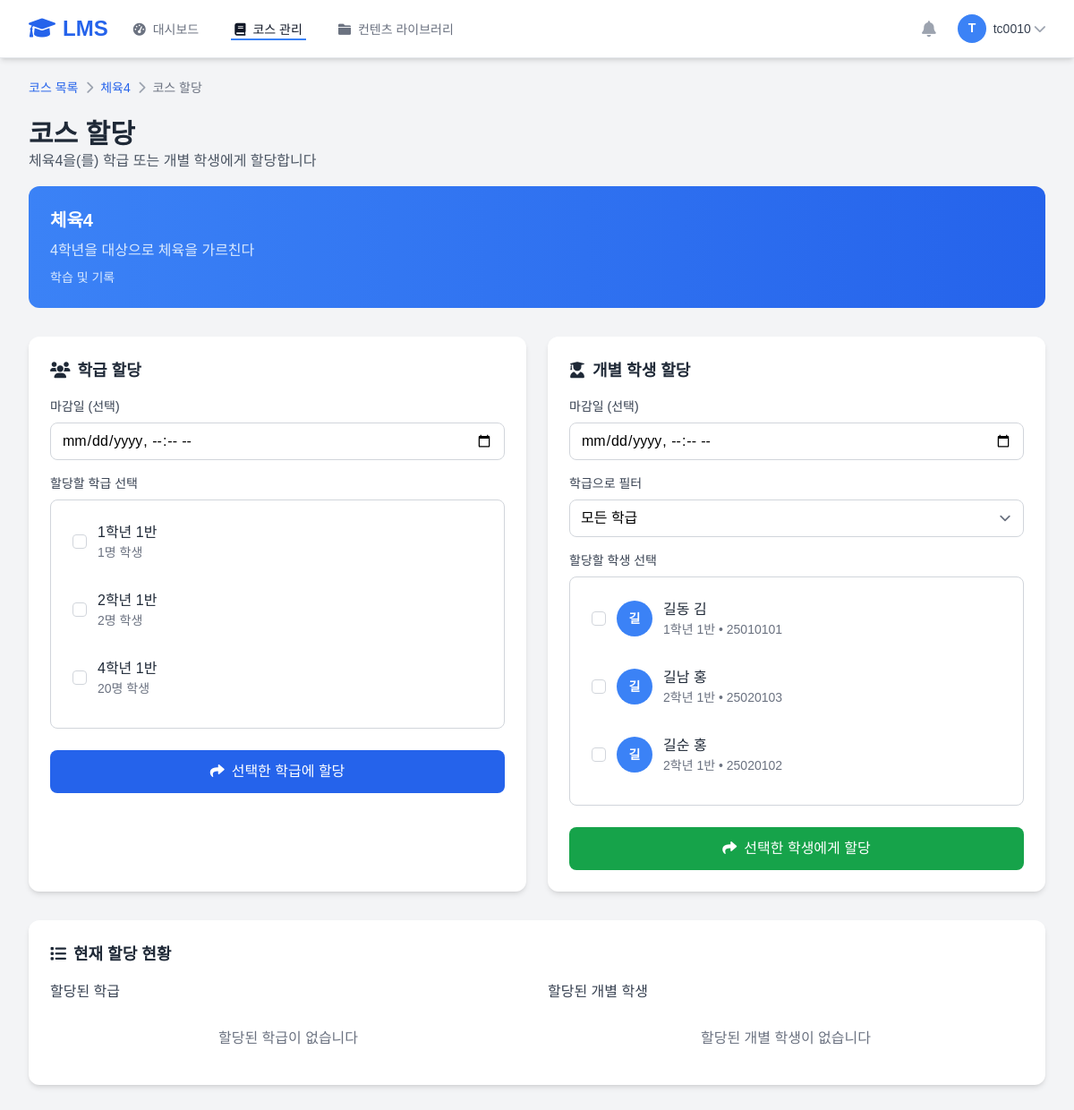
Page /teacher/courses/2/assign/ (signed in) on the committed database.
### teacher/models.py (models this page shows, shortened)
class Course(models.Model):
    subject_name = models.CharField('과목명', max_length=100)
    target = models.CharField('대상', max_length=100)
    description = models.TextField('설명', blank=True)
    teacher = models.ForeignKey(Teacher, on_delete=models.CASCADE, verbose_name='담당교사')
    is_active = models.BooleanField('활성화', default=True)
    created_at = models.DateTimeField('생성일', auto_now_add=True)
    updated_at = models.DateTimeField('수정일', auto_now=True)
    class Meta:
        verbose_name = '코스'
        verbose_name_plural = '코스'
        ordering = ['-created_at']

### accounts/models.py (models this page shows, shortened)
class Class(models.Model):
    school = models.ForeignKey(School, on_delete=models.CASCADE)
    teachers = models.ManyToManyField(
        Teacher,
        through='ClassTeacher',  # 아래 정의된 중간 모델을 사용
        related_name='classes',
        verbose_name="담당 교사들"
    )
    grade = models.IntegerField(verbose_name="학년")
    class_number = models.IntegerField(verbose_name="반")
    name = models.CharField(max_length=50, verbose_name="학급명")
    created_at = models.DateTimeField(auto_now_add=True)
    class Meta:
        verbose_name = "학급"
        verbose_name_plural = "학급들"
        unique_together = ['school', 'grade', 'class_number']

class Student(models.Model):
    user = models.OneToOneField(User, on_delete=models.CASCADE)
    school_class = models.ForeignKey(Class, on_delete=models.CASCADE, verbose_name="학급")
    student_id = models.CharField(max_length=20, verbose_name="학번")
    birth_date = models.DateField(verbose_name="생년월일")
    created_at = models.DateTimeField(auto_now_add=True)
    class Meta:
        verbose_name = "학생"
        verbose_name_plural = "학생들"
        unique_together = ['school_class', 'student_id']

### teacher/courses.py (the view, shortened to what this page needs)
# urls.py: path('courses/<int:course_id>/assign/', courses.course_assign_view, name='course_assign'),
@login_required
@teacher_required
def course_assign_view(request, course_id):
    teacher = request.user.teacher
    course = get_object_or_404(Course, id=course_id, teacher=teacher)
    classes = Class.objects.filter(teachers=teacher).order_by('name')
    students = Student.objects.filter(
        school_class__teachers=teacher
    ).select_related('user', 'school_class').order_by('school_class__name', 'user__first_name')
    assigned_classes = list(CourseAssignment.objects.filter(course=course, assigned_class__isnull=False).values_list('assigned_class_id', flat=True))
    assigned_students = list(CourseAssignment.objects.filter(course=course, assigned_student__isnull=False).values_list('assigned_student_id', flat=True))
    context = {
        'course': course,
        'classes': classes,
        'students': students,
        'assigned_classes': assigned_classes,
        'assigned_students': assigned_students,
    }
    return render(request, 'teacher/courses/assign.html', context)

### templates/teacher/courses/assign.html (shortened to what this page needs)
{% extends 'teacher/base.html' %}
{% block content %}
<div class="max-w-6xl mx-auto">
    <nav class="flex mb-6" aria-label="Breadcrumb">
        <ol class="flex items-center space-x-2 text-sm">
            <li><a href="{% url 'teacher:course_list' %}" class="text-blue-600 hover:text-blue-800">코스 목록</a></li>
            <li><i class="fas fa-chevron-right text-gray-400"></i></li>
            <li><a href="{% url 'teacher:course_detail' course.id %}" class="text-blue-600 hover:text-blue-800">{{ course.subject_name }}</a></li>
            <li><i class="fas fa-chevron-right text-gray-400"></i></li>
            <li class="text-gray-500">코스 할당</li>
        </ol>
    </nav>
    <div class="mb-8">
        <div class="flex items-center justify-between mb-4">
            <div>
                <h1 class="text-3xl font-bold text-gray-800">코스 할당</h1>
                <p class="text-gray-600">{{ course.subject_name }}을(를) 학급 또는 개별 학생에게 할당합니다</p>
            </div>
        </div>
        <div class="bg-gradient-to-r from-blue-500 to-blue-600 rounded-xl p-6 text-white">
            <h2 class="text-xl font-bold mb-2">{{ course.subject_name }}</h2>
            <p class="text-blue-100">{{ course.target }}</p>
            {% if course.description %}
            <p class="text-blue-100 text-sm mt-2">{{ course.description }}</p>
            {% endif %}
        </div>
    </div>
    <div class="grid grid-cols-1 lg:grid-cols-2 gap-6">
        <div class="bg-white rounded-xl shadow-md p-6">
            <h3 class="text-lg font-semibold text-gray-800 mb-4">
                <i class="fas fa-users mr-2"></i>학급 할당
            </h3>
            <form method="post" id="classAssignForm">
                <div class="mb-4">
                    <label for="due_date_class" class="block text-sm font-medium text-gray-700 mb-2">마감일 (선택)</label>
                    <input type="datetime-local" name="due_date" id="due_date_class"
                           class="w-full px-3 py-2 border border-gray-300 rounded-lg focus:outline-none focus:ring-2 focus:ring-blue-500">
                </div>
                <div class="mb-6">
                    <label class="block text-sm font-medium text-gray-700 mb-2">할당할 학급 선택</label>
                    <div class="space-y-2 max-h-64 overflow-y-auto border border-gray-300 rounded-lg p-3">
                        {% for class in classes %}
                        <label class="flex items-center p-3 rounded-lg hover:bg-gray-50 cursor-pointer">
                            <input type="checkbox" name="class_ids" value="{{ class.id }}"
                                   class="h-4 w-4 text-blue-600 focus:ring-blue-500 border-gray-300 rounded mr-3">
                            <div class="flex-1">
                                <p class="font-medium text-gray-800">{{ class.name }}</p>
                                <p class="text-sm text-gray-500">{{ class.student_set.count }}명 학생</p>
                            </div>
                        </label>
                        {% empty %}
                        <p class="text-gray-500 text-center py-4">할당 가능한 학급이 없습니다</p>
                        {% endfor %}
                    </div>
                </div>
                <button type="submit"
                        class="w-full bg-blue-600 text-white py-3 px-4 rounded-lg hover:bg-blue-700 transition duration-200 font-medium">
                    <i class="fas fa-share mr-2"></i>선택한 학급에 할당
                </button>
            </form>
        </div>
        <div class="bg-white rounded-xl shadow-md p-6">
            <h3 class="text-lg font-semibold text-gray-800 mb-4">
                <i class="fas fa-user-graduate mr-2"></i>개별 학생 할당
            </h3>
            <form method="post" id="studentAssignForm">
                <div class="mb-4">
                    <label for="due_date_student" class="block text-sm font-medium text-gray-700 mb-2">마감일 (선택)</label>
                    <input type="datetime-local" name="due_date" id="due_date_student"
                           class="w-full px-3 py-2 border border-gray-300 rounded-lg focus:outline-none focus:ring-2 focus:ring-blue-500">
                </div>
                <div class="mb-4">
                    <label for="classFilter" class="block text-sm font-medium text-gray-700 mb-2">학급으로 필터</label>
                    <select id="classFilter"
                            class="w-full px-3 py-2 border border-gray-300 rounded-lg focus:outline-none focus:ring-2 focus:ring-blue-500">
                        <option value="">모든 학급</option>
                    </select>
                </div>
                <div class="mb-6">
                    <label class="block text-sm font-medium text-gray-700 mb-2">할당할 학생 선택</label>
                    <div class="space-y-2 max-h-64 overflow-y-auto border border-gray-300 rounded-lg p-3">
                        {% for student in students %}
                        <label class="student-item flex items-center p-3 rounded-lg hover:bg-gray-50 cursor-pointer"
                               data-class-id="{{ student.school_class.id }}">
                            <input type="checkbox" name="student_ids" value="{{ student.id }}"
                                   class="h-4 w-4 text-blue-600 focus:ring-blue-500 border-gray-300 rounded mr-3">
                            <div class="w-10 h-10 bg-blue-500 rounded-full flex items-center justify-center text-white font-bold text-sm mr-3">
                                {{ student.user.first_name|first|default:student.user.username|first }}
                            </div>
                            <div class="flex-1">
                                <p class="font-medium text-gray-800">{{ student.user.get_full_name }}</p>
                                <p class="text-sm text-gray-500">{{ student.school_class.name }} • {{ student.student_id }}</p>
                            </div>
                        </label>
                        {% empty %}
                        <p class="text-gray-500 text-center py-4">할당 가능한 학생이 없습니다</p>
                        {% endfor %}
                    </div>
                </div>
                <button type="submit"
                        class="w-full bg-green-600 text-white py-3 px-4 rounded-lg hover:bg-green-700 transition duration-200 font-medium">
                    <i class="fas fa-share mr-2"></i>선택한 학생에게 할당
                </button>
            </form>
        </div>
    </div>
    <div class="mt-8 bg-white rounded-xl shadow-md p-6">
        <h3 class="text-lg font-semibold text-gray-800 mb-4">
            <i class="fas fa-list mr-2"></i>현재 할당 현황
        </h3>
        <div class="grid grid-cols-1 md:grid-cols-2 gap-6">
            <div>
                <h4 class="font-medium text-gray-700 mb-3">할당된 학급</h4>
                {% if assigned_classes %}
                <div class="space-y-2">
                    {% for class in classes %}
                    {% if class.id in assigned_classes %}
                    <div class="flex items-center justify-between p-3 bg-green-50 rounded-lg border border-green-200">
                        <div>
                            <p class="font-medium text-gray-800">{{ class.name }}</p>
                            <p class="text-sm text-gray-500">{{ class.student_set.count }}명 학생</p>
                        </div>
                        <span class="bg-green-100 text-green-800 px-2 py-1 rounded text-xs">
                            <i class="fas fa-check mr-1"></i>할당됨
                        </span>
                    </div>
                    {% endif %}
                    {% endfor %}
                </div>
                {% else %}
                <p class="text-gray-500 text-center py-4">할당된 학급이 없습니다</p>
                {% endif %}
            </div>
            <div>
                <h4 class="font-medium text-gray-700 mb-3">할당된 개별 학생</h4>
                {% if assigned_students %}
                <div class="space-y-2 max-h-64 overflow-y-auto">
                    {% for student in students %}
                    {% if student.id in assigned_students %}
                    <div class="flex items-center p-3 bg-blue-50 rounded-lg border border-blue-200">
                        <div class="w-8 h-8 bg-blue-500 rounded-full flex items-center justify-center text-white font-bold text-xs mr-3">
                            {{ student.user.first_name|first|default:student.user.username|first }}
                        </div>
                        <div class="flex-1">
                            <p class="font-medium text-gray-800">{{ student.user.get_full_name }}</p>
                            <p class="text-sm text-gray-500">{{ student.school_class.name }}</p>
                        </div>
                        <span class="bg-blue-100 text-blue-800 px-2 py-1 rounded text-xs">
                            <i class="fas fa-check mr-1"></i>할당됨
                        </span>
                    </div>
                    {% endif %}
                    {% endfor %}
                </div>
                {% else %}
                <p class="text-gray-500 text-center py-4">할당된 개별 학생이 없습니다</p>
                {% endif %}
            </div>
        </div>
    </div>
</div>
{% endblock %}

### templates/teacher/base.html (shortened to what this page needs)
<!DOCTYPE html>
<html lang="ko">
<head>
    <script src="https://cdn.tailwindcss.com?plugins=forms,typography,aspect-ratio,line-clamp"></script>
    <link rel="stylesheet" href="https://cdnjs.cloudflare.com/ajax/libs/font-awesome/6.0.0/css/all.min.css">
</head>
<body class="bg-gray-100">
    <nav class="bg-white shadow-md border-b border-gray-200 fixed w-full top-0 z-50">
        <div class="max-w-7xl mx-auto px-4 sm:px-6 lg:px-8">
            <div class="flex justify-between h-16">
                <div class="flex items-center">
                    <div class="flex-shrink-0">
                        <a href="{% url 'teacher:dashboard' %}" class="text-2xl font-bold text-blue-600">
                            <i class="fas fa-graduation-cap mr-2"></i>LMS
                        </a>
                    </div>
                    <div class="hidden md:ml-6 md:flex md:space-x-8">
                        <a href="{% url 'teacher:dashboard' %}"
                           class="{% if 'dashboard' in request.resolver_match.url_name %}border-blue-500 text-gray-900{% else %}border-transparent text-gray-500 hover:text-gray-700 hover:border-gray-300{% endif %} inline-flex items-center px-1 pt-1 border-b-2 text-sm font-medium">
                            <i class="fas fa-tachometer-alt mr-2"></i>대시보드
                        </a>
                        <a href="{% url 'teacher:course_dashboard' %}"
                           class="{% if 'course' in request.resolver_match.url_name %}border-blue-500 text-gray-900{% else %}border-transparent text-gray-500 hover:text-gray-700 hover:border-gray-300{% endif %} inline-flex items-center px-1 pt-1 border-b-2 text-sm font-medium">
                            <i class="fas fa-book mr-2"></i>코스 관리
                        </a>
                        <a href="{% url 'teacher:contents_list' %}"
                           class="{% if 'contents_list' in request.resolver_match.url_name %}border-blue-500 text-gray-900{% else %}border-transparent text-gray-500 hover:text-gray-700 hover:border-gray-300{% endif %} inline-flex items-center px-1 pt-1 border-b-2 text-sm font-medium">
                            <i class="fas fa-folder mr-2"></i>컨텐츠 라이브러리
                        </a>
                    </div>
                </div>
                <div class="flex items-center">
                    <div class="flex items-center space-x-4">
                        <button class="p-2 text-gray-400 hover:text-gray-500">
                            <i class="fas fa-bell text-lg"></i>
                        </button>
                        <div class="relative">
                            <button class="flex items-center text-sm rounded-full focus:outline-none focus:ring-2 focus:ring-offset-2 focus:ring-blue-500"
                                    id="user-menu-button" onclick="toggleUserMenu()">
                                <img class="h-8 w-8 rounded-full bg-blue-500 flex items-center justify-center text-white font-bold"
                                     alt="{{ user.get_full_name }}">
                                <span class="ml-2 text-gray-700">{{ user.get_full_name|default:user.username }}</span>
                                <i class="fas fa-chevron-down ml-1 text-gray-400"></i>
                            </button>
                        </div>
                    </div>
                </div>
            </div>
        </div>
    </nav>
    <main class="pt-16 min-h-screen">
        <div class="max-w-7xl mx-auto py-6 px-4 sm:px-6 lg:px-8">
            {% block content %}{% endblock %}
        </div>
    </main>
        </body>
        </html>

### rows in the picture
Course: subject_name "체육4", target "4학년을 대상으로 체육을 가르친다", description "학습 및 기록"
Class: name "1학년 1반", student_set.count "1"
Class: name "2학년 1반", student_set.count "2"
Class: name "4학년 1반", student_set.count "20"
Student: user.first_name|first "길", user.get_full_name "길동 김", school_class.name "1학년 1반", student_id "25010101"
Student: user.first_name|first "길", user.get_full_name "길남 홍", school_class.name "2학년 1반", student_id "25020103"
Student: user.first_name|first "길", user.get_full_name "길순 홍", school_class.name "2학년 1반", student_id "25020102"

### other values in the picture
{{ user.get_full_name|default:user.username }} "tc0010"
